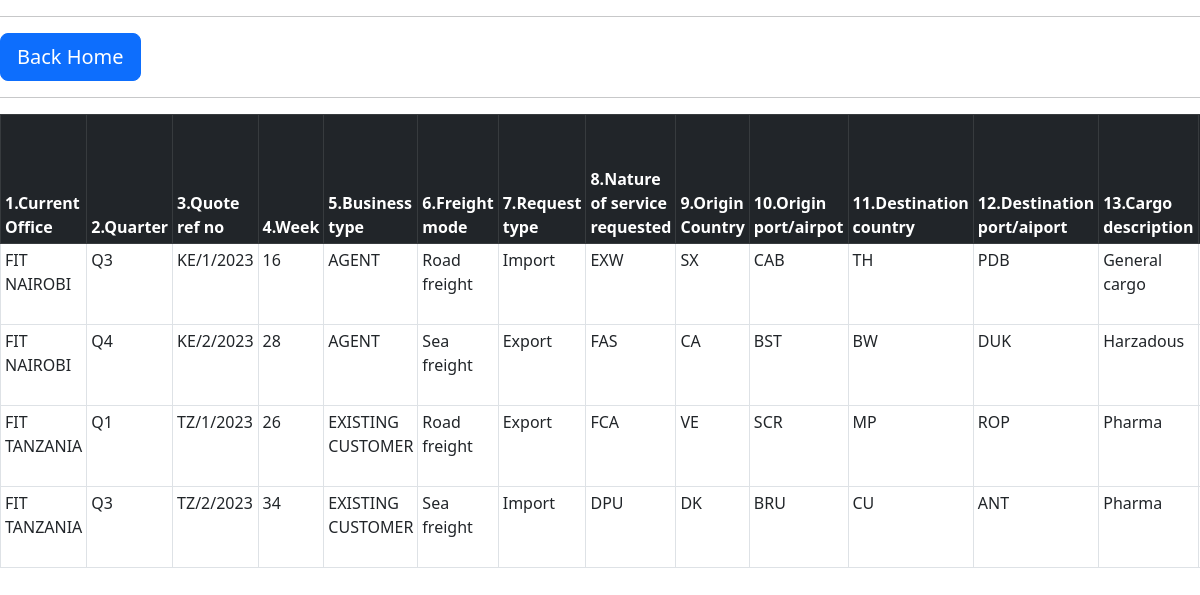
/logs/mng/ (signed in), run on an earlier commit of the app's database.
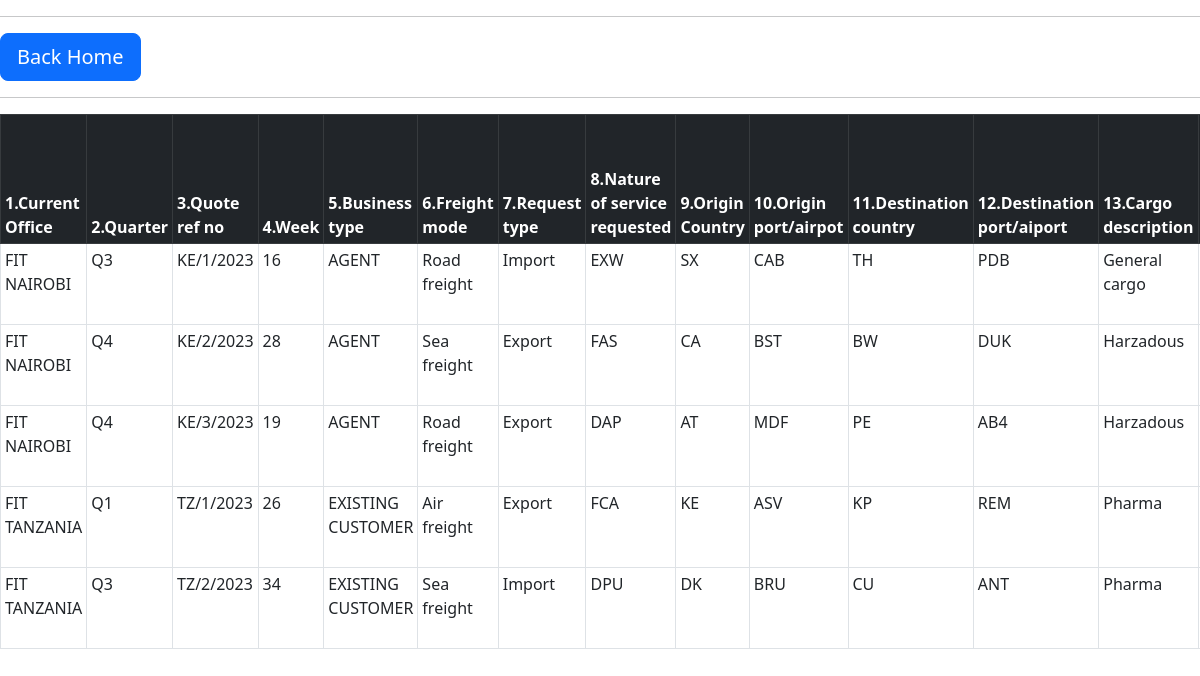
And on a later commit of the database.
### quotelog/models.py (models this page shows, shortened)
class QuoteLogdb(models.Model):
    office = models.CharField(max_length=100)
    quarter = models.CharField(max_length=200,choices=QUOTER_CHOICE)
    quote_ref_no = models.CharField(max_length=100,unique = True)
    week = models.CharField(max_length=200,choices=WEEK_CHOICE)
    business_type = models.CharField(max_length=200, choices=BUSINESS_TYPE_CHOICE)
    freight_mode = models.CharField(max_length=200, choices=FREIGHT_MODE_TYPE_CHOICE)
    request_type = models.CharField(max_length=200, choices=REQ_TYPE_CHOICE)
    nature_of_service_requested = models.CharField(max_length=200, choices=NATURE_OF_SERVICE_CHOICE)
    origin_country = CountryField()
    origin_port_airpot = models.CharField(max_length=200)
    destination_country = CountryField()
    destination_port_aiport = models.CharField(max_length=200)
    cargo_description = models.CharField(max_length=200, choices=CARGO_DESCRIPTION_CHOICE)
    volume_unit = models.CharField(max_length=200, choices=VOLUME_UNIT_CHOICE)
    volume_amount = models.CharField(max_length=50)
    carrier = models.CharField(max_length=200,default="", blank = True, null=True)
    total_buy_rate = models.FloatField()
    client_quote_sell_rate = models.FloatField()
    absolute_profit = models.FloatField()
    percentage_profit = models.FloatField()
    email_subject = models.TextField(null=True, blank=True)
    date_of_reciept_of_request = models.DateField()
    date_of_reply_to_client = models.DateField()
    name_of_sales_person = models.CharField(max_length=200,default="", blank = True, null=True)
    quote_sent_by = models.CharField(max_length=100)
    quotation_status = models.CharField(max_length=20,choices=QUOTATION_STATUS_CHOICE)
    feedback_remarks = models.TextField()
    created_on = models.DateField(auto_now_add=True)
    updated_on = models.DateField(auto_now=True)
    class Meta:
        db_table = "FITQuoteLog"
        ordering = ('quote_ref_no', )

### quotelog/views.py (the view)
# urls.py: path('mng/', login_required(QLManagement_DetialView.as_view()),name='mng'),
class QLManagement_DetialView(ListView):
    model = QuoteLogdb
    template_name = "quotelogs/management_viewall.html"

### templates/quotelogs/management_viewall.html (shortened to what this page needs)
{% extends '../base.html' %}
{% block styling %}
<link href="https://cdn.jsdelivr.net/npm/bootstrap@5.2.2/dist/css/bootstrap.min.css" rel="stylesheet">
<link rel="stylesheet" type="text/css" href="https://cdn.datatables.net/1.12.1/css/jquery.dataTables.css">
<link rel="stylesheet" type="text/css"
    href="https://cdn.datatables.net/v/dt/dt-1.12.1/b-2.2.3/b-colvis-2.2.3/b-html5-2.2.3/b-print-2.2.3/datatables.min.css" />
<link href="https://cdn.jsdelivr.net/npm/select2@4.1.0-rc.0/dist/css/select2.min.css" rel="stylesheet" />
{% endblock %}
{% block content %}
{% load crispy_forms_tags %}
    {% if user.profile.designation == 'MANAGEMENT' %}
        <hr>
        <div class="container-fuid">
            <div class="row">
                <div class="col">
                <a href="{% url 'management' %}"><button type="button" class="btn btn-primary btn-lg" style="align-items:center;">Back Home</button></a>
                </div>
            </div>
        </div>
        <hr>
        <div class="containter-fluid">
            <div class="row">
                {% if object_list %}
                    <div class="col-12" style="overflow-x:auto;">
                        <table id="myTable" class="table table-sm table-bordered" style="width:100%" >
                            <thead class="table-dark" >
                                <tr>
                                    <th scope="col">1.Current Office</th>
                                    <th scope="col">2.Quarter</th>
                                    <th scope="col">3.Quote ref no</th>
                                    <th scope="col">4.Week</th>
                                    <th scope="col">5.Business type</th>
                                    <th scope="col">6.Freight mode</th>
                                    <th scope="col">7.Request type</th>
                                    <th scope="col">8.Nature of service requested</th>
                                    <th scope="col">9.Origin Country</th>
                                    <th scope="col">10.Origin port/airpot</th>
                                    <th scope="col">11.Destination country</th>
                                    <th scope="col">12.Destination port/aiport</th>
                                    <th scope="col">13.Cargo description</th>
                                    <th scope="col">14.Volume unit</th>
                                </tr>
                            </thead>
                            <tbody style="font-weight:600px;">
                                {% for i in object_list %}
                                    <tr>
                                        <td>{{ i.office }}</td>
                                        <td>{{ i.quarter }}</td>
                                        <td>{{ i.quote_ref_no }}</td>
                                        <td>{{ i.week }}</td>
                                        <td>{{ i.business_type }}</td>
                                        <td>{{ i.freight_mode }}</td>
                                        <td>{{ i.request_type }}</td>
                                        <td>{{ i.nature_of_service_requested }}</td>
                                        <td>{{ i.origin_country }}</td>
                                        <td>{{ i.origin_port_airpot }}</td>
                                        <td>{{ i.destination_country }}</td>
                                        <td>{{ i.destination_port_aiport }}</td>
                                        <td>{{ i.cargo_description }}</td>
                                        <td>{{ i.volume_unit }}</td>
                                    </tr>
                                {% endfor %}
                            </tbody>
                        </table>
                    </div>
                {%endif%}
            </div>
            <br>
        </div>
    {% elif user.profile.designation != 'MANAGEMENT' %}
        <p style="color:red;">Unauthorized User</p>
    {%endif%}
{% endblock %}

What changed in the data, as far as the page shows it:
added QuoteLogdb: office "FIT NAIROBI", quarter "Q4", quote_ref_no "KE/3/2023", week "19", business_type "AGENT", freight_mode "Road freight", request_type "Export", nature_of_service_requested "DAP", origin_country "AT", origin_port_airpot "MDF", destination_country "PE", destination_port_aiport "AB4", cargo_description "Harzadous"
changed QuoteLogdb "FCA": freight_mode "Road freight" → "Air freight"; origin_country "VE" → "KE"; origin_port_airpot "SCR" → "ASV"; destination_country "MP" → "KP"; destination_port_aiport "ROP" → "REM"
